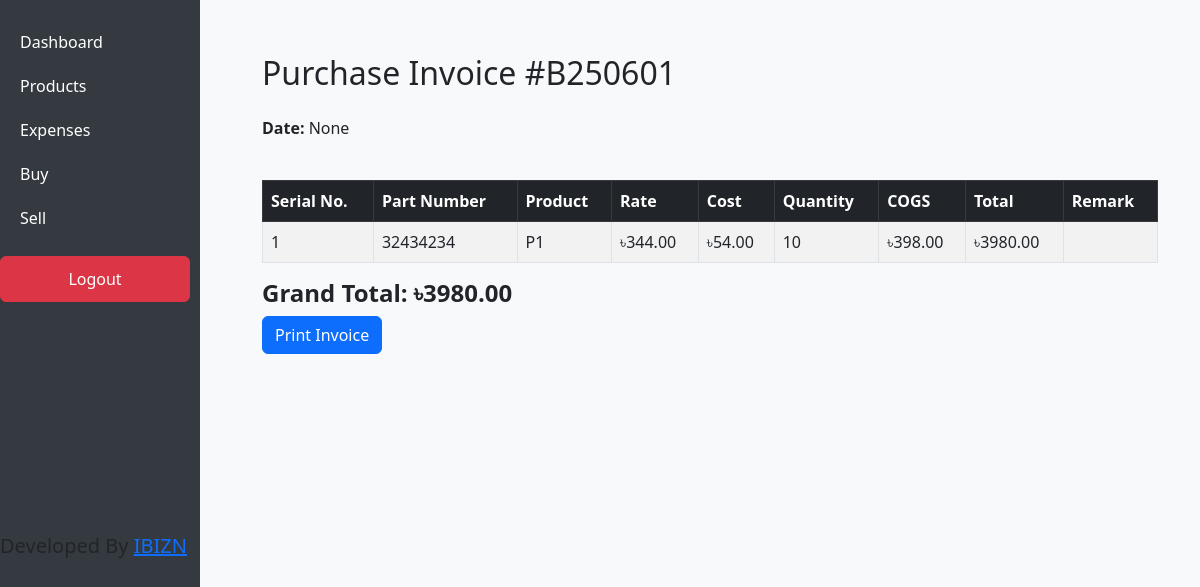
Before: /buy/invoice/1/ (signed in) with the older database file.
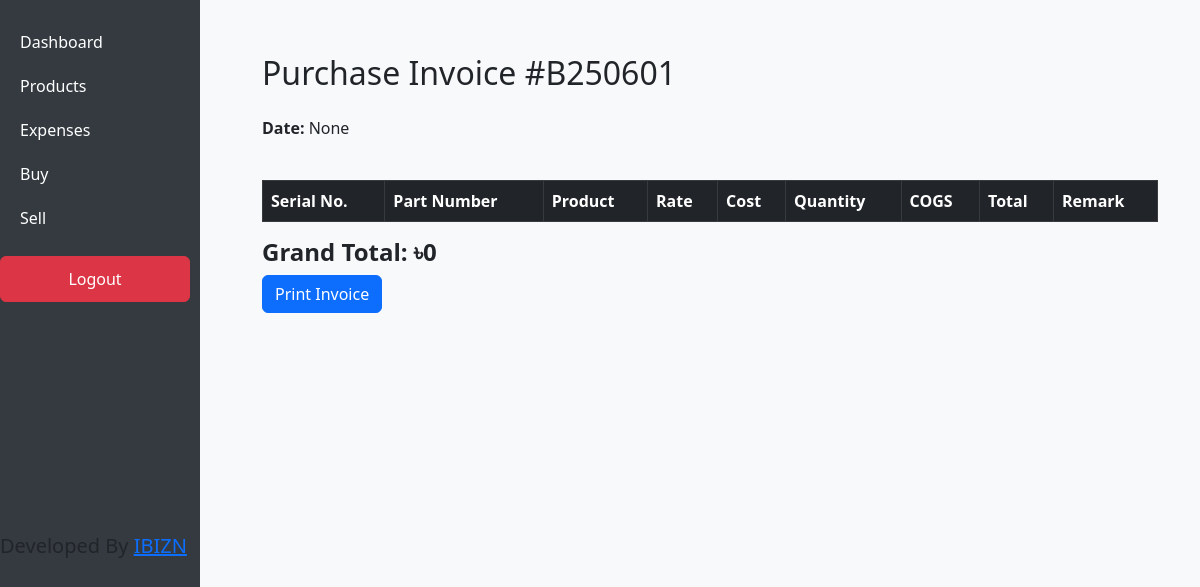
After: the same page with the newer database file.
### inventory/models.py (models this page shows, shortened)
class PurchaseItem(models.Model):
    invoice = models.ForeignKey(PurchaseInvoice, on_delete=models.CASCADE)
    product = models.ForeignKey(Product, on_delete=models.CASCADE)
    rate = models.DecimalField(max_digits=10, decimal_places=2)
    cost = models.DecimalField(max_digits=10, decimal_places=2)
    quantity = models.PositiveIntegerField()
    received = models.BooleanField(default=False)  # Track if item is received
    remark = models.TextField(null=True, blank=True)
    @property
    def chs(self):
        return self.rate + self.cost
    @property
    def total(self):
        return self.chs * self.quantity

class Product(models.Model):
    name = models.CharField(max_length=100)
    part_number = models.CharField(max_length=100, unique=True)
    au = models.BooleanField(default=False)  # A/U: Boolean Yes/No
    vehicle = models.CharField(max_length=100, blank=True)  # Vehicle field (optional)

### inventory/views.py (the view)
# urls.py: path('buy/invoice/<int:invoice_id>/', views.purchase_invoice_view, name='purchase_invoice'),
@login_required(login_url="/")
def purchase_invoice_view(request, invoice_id):
    invoice = get_object_or_404(PurchaseInvoice, id=invoice_id)
    items = invoice.purchaseitem_set.all()
    total = sum(item.total for item in items)
    return render(request, 'inventory/purchase_invoice.html', {
        'invoice': invoice,
        'items': items,
        'total': total,
    })

### inventory/templates/inventory/purchase_invoice.html (shortened to what this page needs)
{% extends 'inventory/base.html' %}
{% block content %}
<div class="container mt-4" id="invoice">
  <h2 class="mb-4">Purchase Invoice #{{ invoice.invoice_number }}</h2>
  <div class="row mb-4">
    <div class="col-md-6">
      <p><strong>Date:</strong> {{ invoice.date }}</p>
    </div>
  </div>
  <table class="table table-bordered table-striped table-hover">
    <thead class="table-dark">
      <tr>
        <th>Serial No.</th>
        <th>Part Number</th>
        <th>Product</th>
        <th>Rate</th>
        <th>Cost</th>
        <th>Quantity</th>
        <th>COGS</th>
        <th>Total</th>
        <th>Remark</th>
      </tr>
    </thead>
    <tbody>
      {% for item in items %}
      <tr>
        <td>{{ forloop.counter }}</td>
        <td>{{ item.product.part_number }}</td>
        <td>{{ item.product.name }}</td>
        <td>৳{{ item.rate }}</td>
        <td>৳{{ item.cost }}</td>
        <td>{{ item.quantity }}</td>
        <td>৳{{ item.chs }}</td>
        <td>৳{{ item.total }}</td>
        <td>{{ item.remark }}</td>
      </tr>
      {% endfor %}
    </tbody>
  </table>
  <h4><strong>Grand Total: ৳{{ total }}</strong></h4>
  <a href="{% url 'purchase_invoice_print' invoice.id %}" class="btn btn-primary">Print Invoice</a>
</div>
{% endblock %}

Changed rows visible on the page:
removed PurchaseItem: product.part_number "32434234", product.name "P1", rate "344.00", cost "54.00", quantity "10", chs "398.00", total "3980.00"
Other visible differences:
{{ total }}: "3980.00" → "0"
